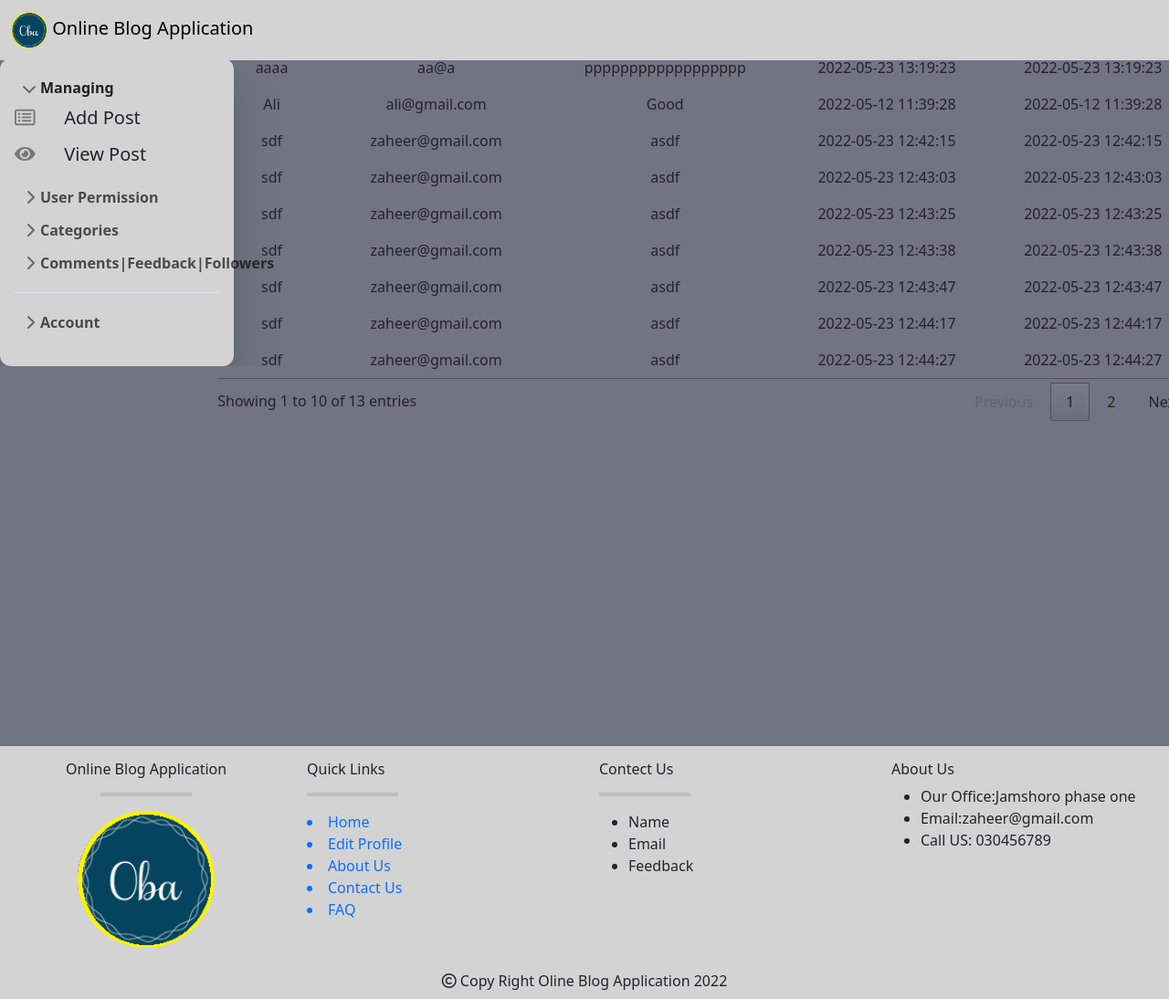
The app's page /feedback.php (signed in) with its own data.
### tables this page shows
CREATE TABLE `user_feedback` (
  `feedback_id` int(11) NOT NULL AUTO_INCREMENT,
  `user_id` int(11) DEFAULT NULL,
  `user_name` varchar(100) DEFAULT NULL,
  `user_email` varchar(100) DEFAULT NULL,
  `feedback` text DEFAULT NULL,
  `created_at` timestamp NOT NULL DEFAULT current_timestamp() ON UPDATE current_timestamp(),
  `updated_at` timestamp NULL DEFAULT NULL,
  PRIMARY KEY (`feedback_id`),
  KEY `user_id` (`user_id`),
  CONSTRAINT `user_feedback_ibfk_1` FOREIGN KEY (`user_id`) REFERENCES `user` (`user_id`) ON DELETE CASCADE ON UPDATE CASCADE
);

### feedback.php (the view, shortened to what this page needs)
<!DOCTYPE html>
<html>
<head>
      <link rel="stylesheet" type="text/css" href="bootstrap/css/bootstrap.min.css">
    <link rel="stylesheet" href="https://cdn.datatables.net/1.11.5/css/jquery.dataTables.css">
  <link rel="stylesheet" type="text/css" href="sidebar/sidebars.css">
<link rel="stylesheet" href="https://cdnjs.cloudflare.com/ajax/libs/font-awesome/4.7.0/css/font-awesome.min.css">
</head>
<body style="background-color:#717482">
    <?php require_once("navbar/nav.php");?>
         <?php include("sidebar/index.php"); ?>
   <div class="container">
    <div class="row">
        <div class="col-md-12 col-sm-12 col-md-4 col-sm-4  col-lg-12 col-xs-4  ">
    <center>
    <div style="width:96%;margin-top: -51%;margin-bottom: 33%;; margin-left: 14%;">
            <table id="table_id" class=" " class="display">
            <thead>
                <tr  style="background-color:blue;color: white;" align="center">
                    <th scope="col">Name</th>
                    <th scope="col">Email</th>
                    <th scope="col">Feedback</th>
                    <th scope="col">created</th>
                    <th scope="col">updated</th>
                </tr>
            </thead>
            <tbody>
                <?php
        $select="SELECT user_name,user_id,user_email,feedback,created_at,updated_at from user_feedback";
        $result=mysqli_query($connect,$select);
                   while ($row = mysqli_fetch_assoc($result)) {
                        ?>
                            <tr align="center">
                                <td><?php echo $row['user_name']; ?></td>
                                <td><?php echo $row['user_email']; ?></td>
                                <td><?php echo $row['feedback']; ?></td>
                                <td><?php echo $row['created_at']; ?></td>
                                <td><?php echo $row['updated_at']; ?></td>
                            </tr>
                        <?php
                    }
                ?>
            </tbody>
        </table>
    </div>
    </center>
 </div>
  </div>
   </div>
<?php include_once("headr/footer.php"); ?>
</body>
</html>

### sidebar/sidebars.css (style rules this page uses)
body { min-height: 100vh; min-height: -webkit-fill-available; }
html { height: -webkit-fill-available; }

### records on screen
user_feedback: user_name "Ali", user_email "ali@gmail.com", feedback "Good", created_at "2022-05-12 11:39:28", updated_at "2022-05-12 11:39:28"
user_feedback: user_name "sdf", user_email "zaheer@gmail.com", feedback "asdf", created_at "2022-05-23 12:42:15", updated_at "2022-05-23 12:42:15"
user_feedback: user_name "sdf", user_email "zaheer@gmail.com", feedback "asdf", created_at "2022-05-23 12:43:03", updated_at "2022-05-23 12:43:03"
user_feedback: user_name "sdf", user_email "zaheer@gmail.com", feedback "asdf", created_at "2022-05-23 12:43:25", updated_at "2022-05-23 12:43:25"
user_feedback: user_name "sdf", user_email "zaheer@gmail.com", feedback "asdf", created_at "2022-05-23 12:43:38", updated_at "2022-05-23 12:43:38"
user_feedback: user_name "sdf", user_email "zaheer@gmail.com", feedback "asdf", created_at "2022-05-23 12:43:47", updated_at "2022-05-23 12:43:47"
user_feedback: user_name "sdf", user_email "zaheer@gmail.com", feedback "asdf", created_at "2022-05-23 12:44:17", updated_at "2022-05-23 12:44:17"
user_feedback: user_name "sdf", user_email "zaheer@gmail.com", feedback "asdf", created_at "2022-05-23 12:44:27", updated_at "2022-05-23 12:44:27"
user_feedback: user_name "aaaa", user_email "aa@a", feedback "pppppppppppppppppp", created_at "2022-05-23 13:19:23", updated_at "2022-05-23 13:19:23"
